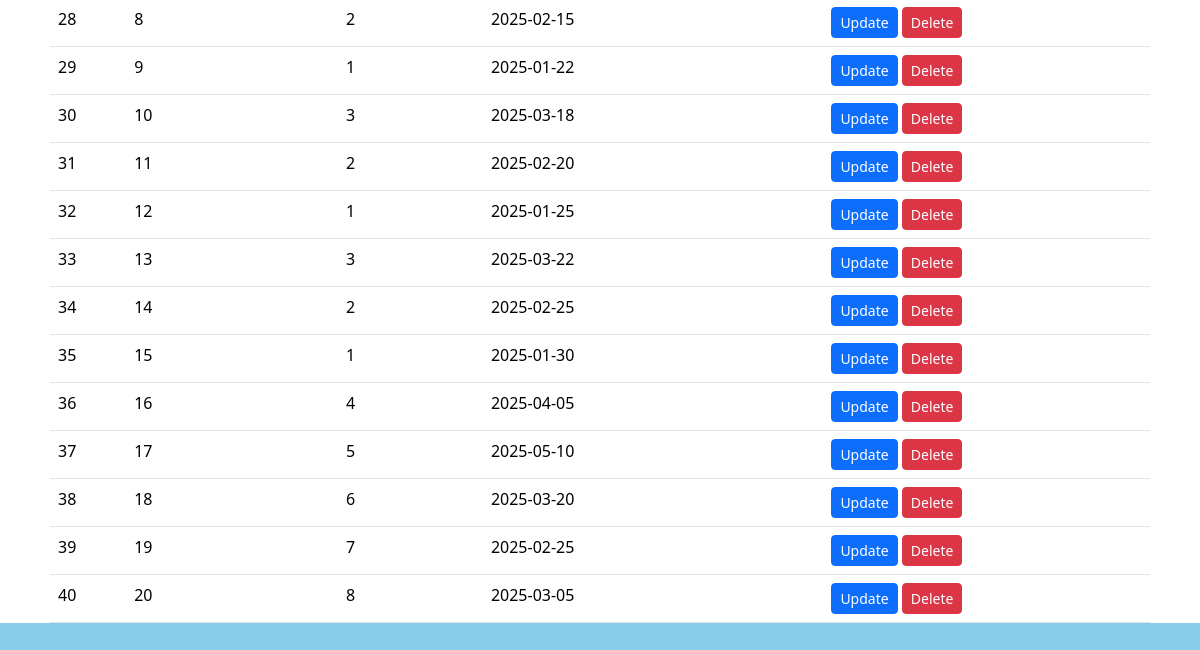
Page /Koodi/tiedot.php (lower part) on the earlier database version.
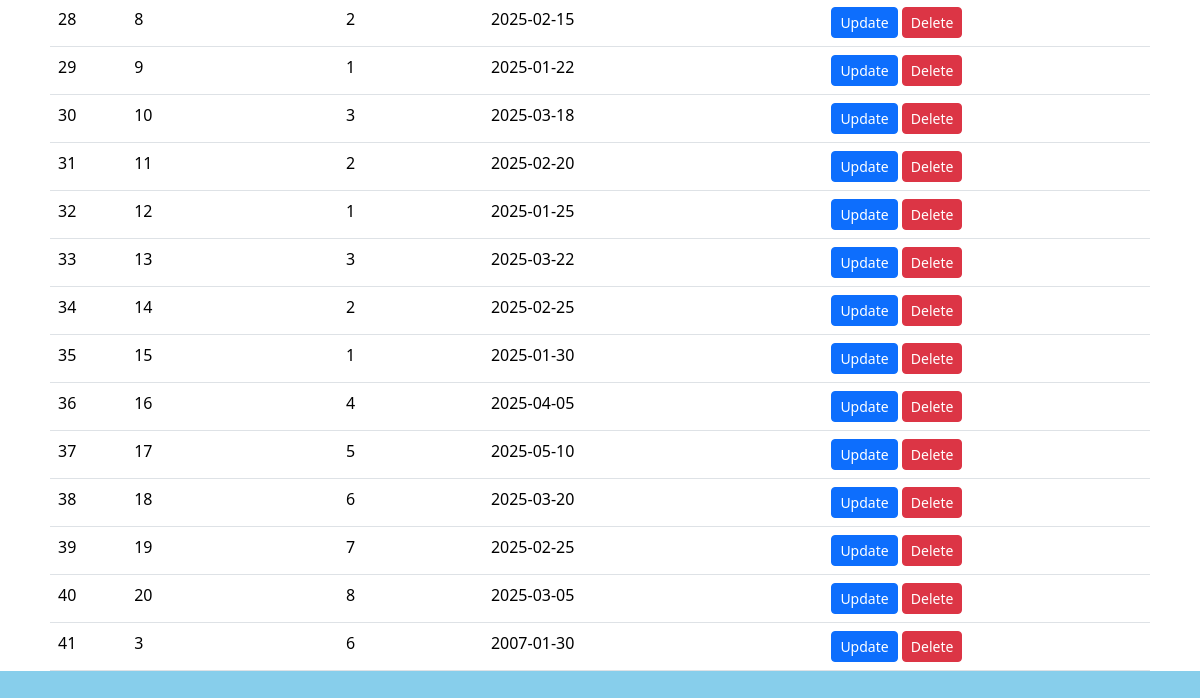
Same page on the later database version.
### tables this page shows
CREATE TABLE `kurssikirjautuminen` (
  `Tunnus` int(11) NOT NULL,
  `Opiskelija` int(11) NOT NULL,
  `Kurssi` int(11) NOT NULL,
  `Kirjautumispaiva` date NOT NULL
);

### Koodi/tiedot.php (the view, shortened to what this page needs)
<!DOCTYPE html>
<html lang="en">
<head>
    <link rel="stylesheet" href="styles.css">
    <link href="https://cdn.jsdelivr.net/npm/bootstrap@5.3.8/dist/css/bootstrap.min.css" rel="stylesheet">
</head>
<body>
    <div class="box" style="margin: 50px;">
                    <?php
                    include("yhteys.php");
                    ?>
        <div class="kirjautumiset">
            <br>
            <table class="table">
                <tbody>
                    <?php
                    $sql = "SELECT * FROM kurssikirjautuminen";
                    $result = $yhteys->query($sql);
                    while($row = $result->fetch(PDO::FETCH_ASSOC)) {
                        echo"<tr>
                            <td>" . $row["Tunnus"] . "</td>
                            <td>" . $row["Opiskelija"] . "</td>
                            <td>" . $row["Kurssi"] . "</td>
                            <td>" . $row["Kirjautumispaiva"] . "</td>
                            <td>
                                <a class='btn btn-primary btn-sm' href='update.php?table=kurssikirjautuminen&id=" . $row["Tunnus"] . "'>Update</a>
                                <a class='btn btn-danger btn-sm' href='delete.php?table=kurssikirjautuminen&id=" . $row["Tunnus"] . "'>Delete</a>
                            </td>
                        </tr>";
                    }
                    ?>
                </tbody>
            </table>
        </div>
    </div>
</body>
</html>

### Koodi/styles.css (style rules this page uses)
html, body { margin: 0; padding: 0; background-color: skyblue; min-height: 150vh; }

Differences in the rows shown:
added kurssikirjautuminen: Tunnus "41", Opiskelija "3", Kurssi "6", Kirjautumispaiva "2007-01-30"
